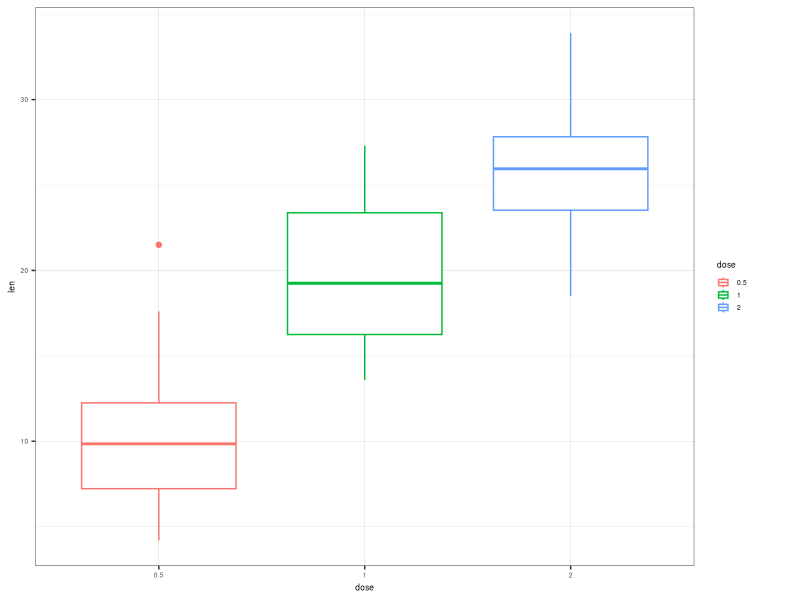
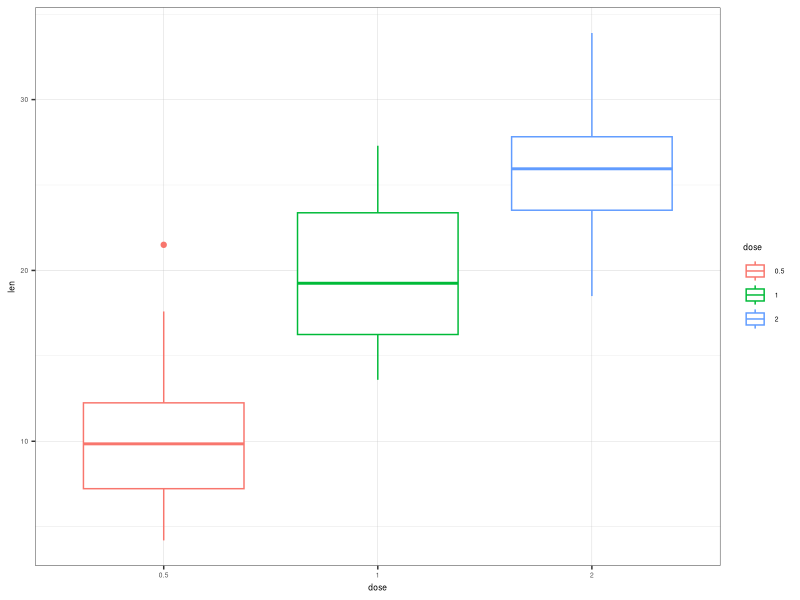

These charts were generated, in order, by the following R code:
## ---- chunk 1
library(tidyverse)
library(data.table)
library(openxlsx)
## ---- chunk 2
knitr::opts_chunk$set(echo = TRUE)
knitr::opts_knit$set(root.dir = "/Users/hung/Data/side-project/misc-Rpackage/")
## ---- chunk 3
df <- ToothGrowth %>%
  mutate(dose=as.factor(dose))
## ---- chunk 4
p <- ggplot(df, aes(x=dose, y=len, group=dose, color=dose)) +
  geom_boxplot()
#
p + theme(text=element_text(family="sans", size=6),
        panel.background=element_rect(fill=NA),
        panel.border=element_rect(fill=NA, size=0.25, color="black"),
        panel.grid=element_line(size=0.1, color="grey75"),
        legend.key.size=unit(c(9,9), "points"),
        legend.key = element_rect(fill=NA)
        )
## ---- chunk 5
theme_misc <- function() {
  ggplot2::theme(text=element_text(family="sans", size=6),
        panel.background=element_rect(fill=NA),
        panel.border=element_rect(fill=NA, size=0.25, color="black"),
        panel.grid=element_line(size=0.1, color="grey75"))
}
#
p + theme_misc()
